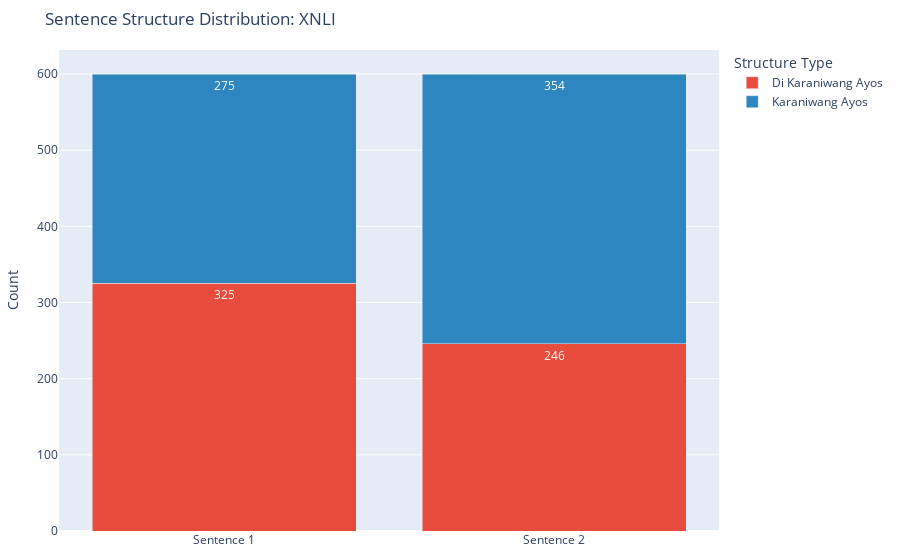

Notebook source saved alongside this figure:
### Code cell
bing_charts['xnli'].show()

### Figure 1 — Plotly figure (JSON) as saved in the notebook; plotly's stock layout.template omitted (floating-point values rounded to 4 significant figures)
{"data": [{"hovertemplate": "Category=Di Karaniwang Ayos<br>Segment=%{x}<br>Count=%{y}<extra></extra>", "legendgroup": "Di Karaniwang Ayos", "marker": {"color": "#E74C3C", "pattern": {"shape": ""}}, "name": "Di Karaniwang Ayos", "orientation": "v", "showlegend": true, "textposition": "auto", "texttemplate": "%{y}", "type": "bar", "x": ["Sentence 1", "Sentence 2"], "xaxis": "x", "y": [325, 246], "yaxis": "y"}, {"hovertemplate": "Category=Karaniwang Ayos<br>Segment=%{x}<br>Count=%{y}<extra></extra>", "legendgroup": "Karaniwang Ayos", "marker": {"color": "#2E86C1", "pattern": {"shape": ""}}, "name": "Karaniwang Ayos", "orientation": "v", "showlegend": true, "textposition": "auto", "texttemplate": "%{y}", "type": "bar", "x": ["Sentence 1", "Sentence 2"], "xaxis": "x", "y": [275, 354], "yaxis": "y"}], "layout": {"autosize": true, "barmode": "stack", "legend": {"title": {"text": "Structure Type"}, "tracegroupgap": 0}, "margin": {"b": 20, "l": 20, "r": 20, "t": 50}, "title": {"text": "Sentence Structure Distribution: XNLI"}, "xaxis": {"anchor": "y", "domain": [0, 1], "title": {}}, "yaxis": {"anchor": "x", "domain": [0, 1], "title": {"text": "Count"}}}}
